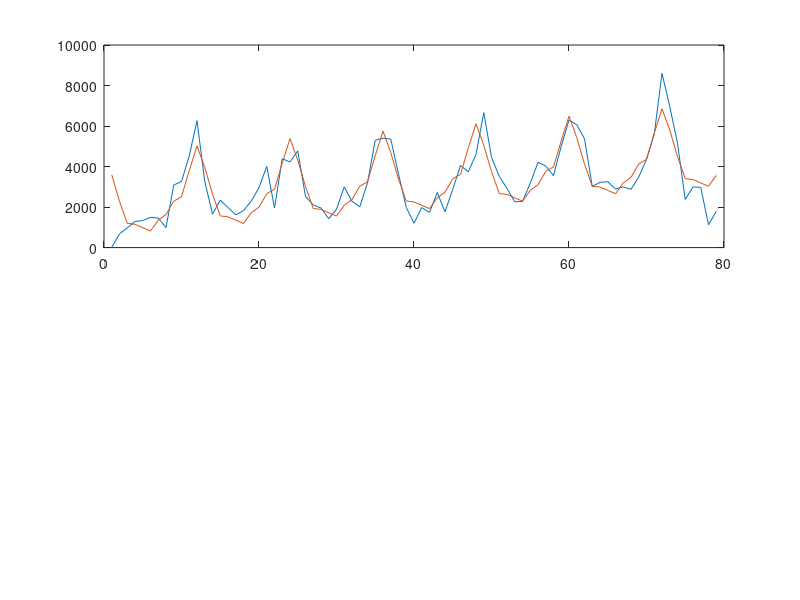

Write MATLAB code to recreate this figure. (Note: this script raises an error after producing the figure.)
%% Time series modeling using Fourier basis approximator 
clear variables;

data = load("product_5.mat");

id = struct("t",data.time(1:79),"y",data.y(1:79));
val = struct("t",data.time(80:99),"y",data.y(80:99));

m = 5;
P = 12; % default period

%identification data
phi = zeros(length(id.y),2+2*m);
for line = 1:length(id.t) 
    phi(line,1) = 1;
    phi(line,2) = id.t(line);
    for regressor = 1:m
        phi(line,1+2*regressor) = cos(2*pi*regressor*id.t(line)/P);
        phi(line,2+2*regressor) = sin(2*pi*regressor*id.t(line)/P);
    end
end

y = id.y;
theta = phi\y;
y_hat = phi*theta;

mse = 1/length(id.t)*sum((y_hat-y).^2);

figure,
subplot(2,1,1);plot(id.t,id.y,id.t,y_hat); title("Identification MSE = " + string(mse));
xlabel("Time"); ylabel("Output");

%validation data 
phi = zeros(length(val.y),2+2*m);
for line = 1:length(val.t) 
    phi(line,1) = 1;
    phi(line,2) = val.t(line);
    for regressor = 1:m
        phi(line,1+2*regressor) = cos(2*pi*regressor*val.t(line)/P);
        phi(line,2+2*regressor) = sin(2*pi*regressor*val.t(line)/P);
    end
end

y = val.y;
y_hat = phi*theta;

mse = 1/length(val.t)*sum((y_hat-y).^2);

subplot(2,1,2);plot(val.t,val.y,val.t,y_hat); title("Validation MSE = " + string(mse));
xlabel("Time"); ylabel("Output");
hold off;